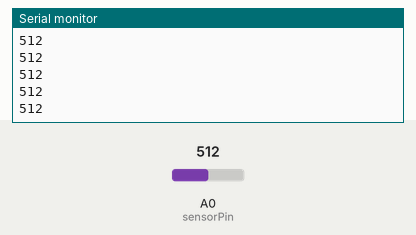
Simulated run of this sketch. Board: Arduino Uno, built with avr-gcc and run on an emulated ATmega328P. Parts: the last lines printed to the serial monitor. Inputs (shaded band) come from the test bench; at power-on: A0 (sensorPin) = 512.

Above: at 1.2 s.
1.3 s: A0 (sensorPin) set to 716
At 1.31 s:
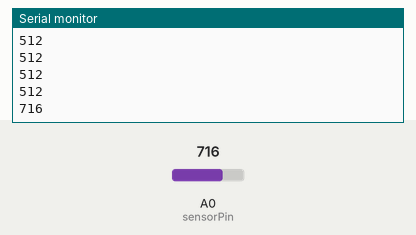
2.8 s: A0 (sensorPin) set to 900
At 2.81 s:
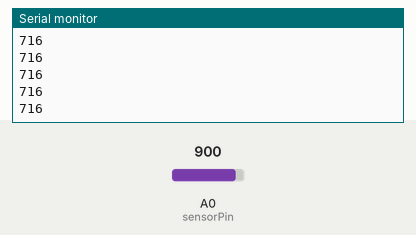
Timing chart, 0 to 5.8 s (numbered marks = the images above; inputs shaded):
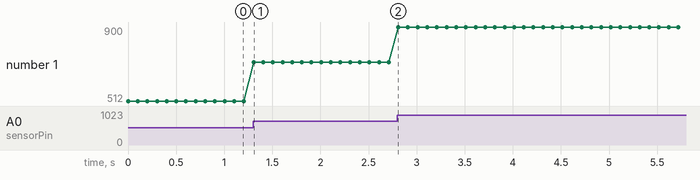

The sketch:

capteur_1.ino
```cpp
const int sensorPin = A0; //pin A0 to read analog input
int value;

void setup(){
  Serial.begin(9600);
}

void loop(){
  value = analogRead(sensorPin);       //Read and save analog value from potentiometer

  Serial.println(value);               //Print value

  value = map(value, 0, 1023, 0, 255); //Map value 0-1023 to 0-255 (PWM)
  delay(100);                        //Small delay

}
```

Measured:
- after the input at 1.3 s, the serial monitor: prints a new line at once (image 1)
- plotted number 1: 512 → 716 after the input at 1.3 s, 716 → 900 after the input at 2.8 s
